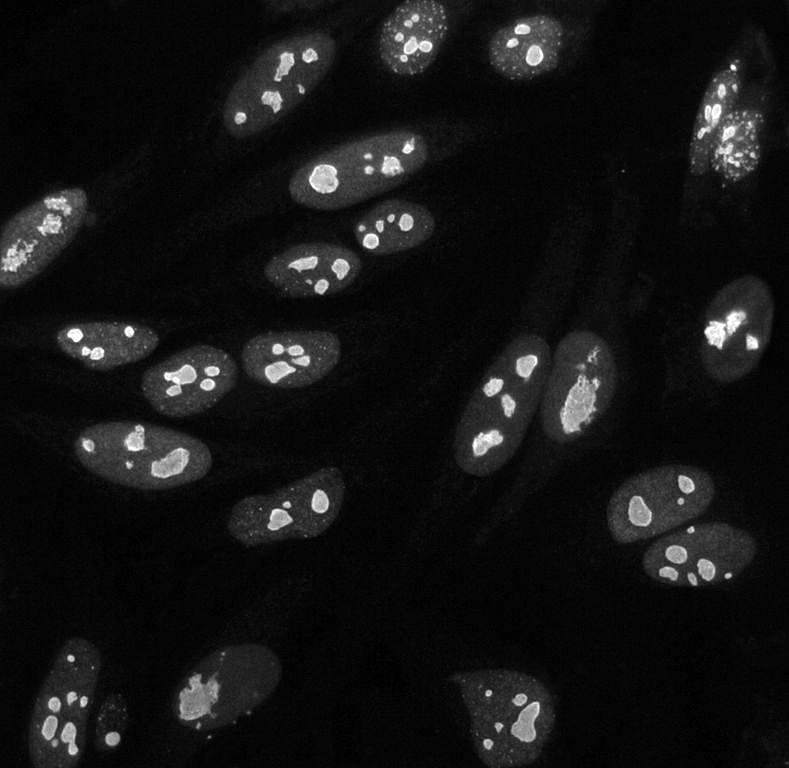
#> input picture test_images/nucleoli.png, 789 x 768 px
$ python pyedge_dcj.py
#> lines starting #> are read from the running program, lines starting #| are printed output that depends on the picture
"""
pyEdge: a small utility to detect edges in images
"""

# Import libraries
import matplotlib.pyplot as plt
from skimage.io import imread, imsave
from skimage.feature import canny
from skimage.filters import sobel, prewitt

# TODO: these should be passed by the user
# if no output filename is passed, it should be generated automatically
input_filename = "test_images/nucleoli.png"
output_filename = "nucleoli_edges.png"

def plot_results(img, img_edges, cmap="gray"):
    """plots the results of edge detection

    Args:
        img(np.array): the original image
        img_edges(np.array):[description] the detected edges
        cmap(str,optional):[description]the colormap. Defaults to "gray".

    Returns: nothing
    """
    # Display
    fig, ax = plt.subplots(nrows=1, ncols=2, figsize=(10,5))
    ax[0].imshow(img, cmap=cmap)
    ax[1].imshow(img_edges, cmap=cmap)

    for a in ax:
        a.axis("off")

    plt.show()

def detect_edges(img, method="canny"):
    """Detect edges in an image

    Args:
        img(np.array): the image
        method(str, optional): the edge-detecting algorithm. defaults to "canny".

    Returns(np.array): the edges of the image
    """

    if method == "canny":
        return canny(img, sigma=7)
    elif method == "prewitt":
        return  prewitt(img)
    elif method == "sobel":
        return sobel (img)
    else:
        sys.exit(f"{method} is an unsupported edge-detecting method!!!")

# Read image
img = imread(input_filename)
#> img is the input picture: shape (768, 789); min 0, max 255, mean 20.4
# Detect edges
# TODO: user should choose edge detecting algorithm
# sigma 值约小，越灵敏
img_edges = detect_edges(img, "sobel")
#> in detect_edges, `return sobel (img)`:
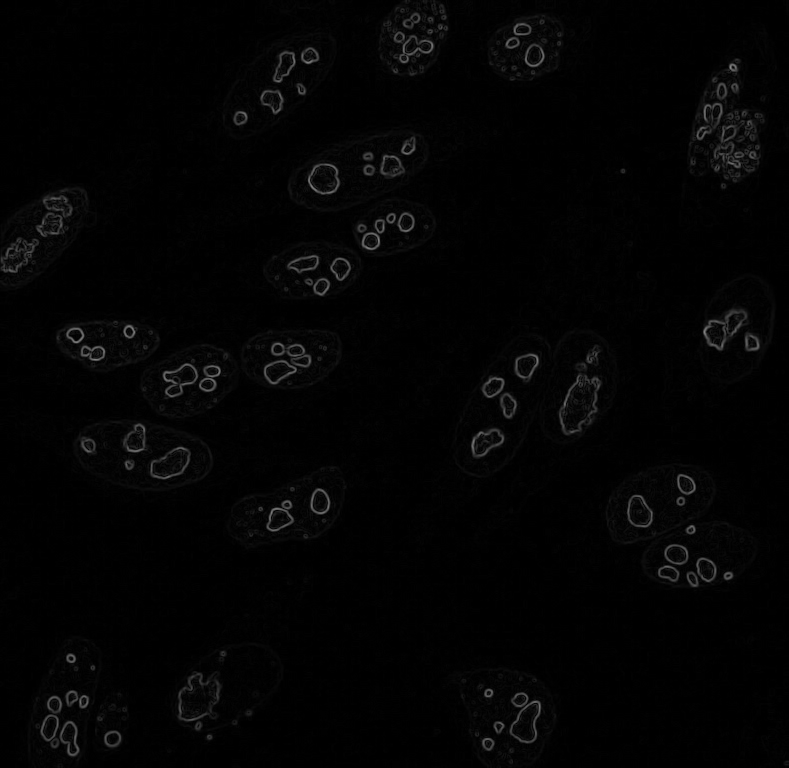
#> returned value: shape (768, 789) float64; min 0, max 0.54, mean 0.0152

# 使用不同cmap制图
plot_results(img, img_edges)
#> in plot_results, `plt.show()`:
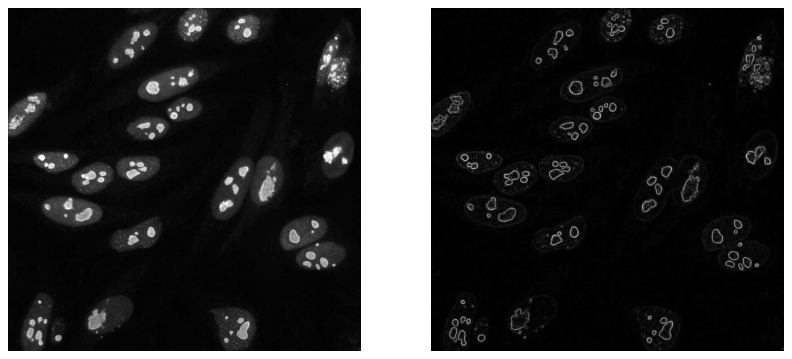
#> figure drawn by matplotlib, 2 panels
plot_results(img, img_edges, cmap="viridis")
#> call 2 of plot_results, with cmap = 'viridis'
#> in plot_results (call 2), `plt.show()`:
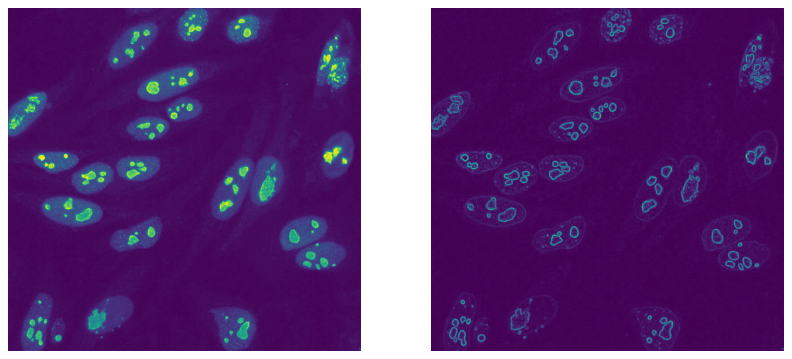
#> figure drawn by matplotlib, 2 panels

# Save to file
imsave(fname=output_filename, arr=img_edges)
